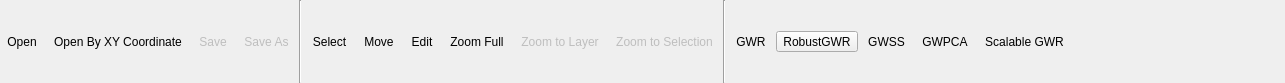
<?xml version="1.0" encoding="UTF-8"?>
<ui version="4.0">
 <class>GwmToolbar</class>
 <widget class="QWidget" name="GwmToolbar">
  <property name="geometry">
   <rect>
    <x>0</x>
    <y>0</y>
    <width>1285</width>
    <height>83</height>
   </rect>
  </property>
  <property name="windowTitle">
   <string>Form</string>
  </property>
  <layout class="QHBoxLayout" name="horizontalLayout">
   <property name="spacing">
    <number>3</number>
   </property>
   <property name="leftMargin">
    <number>0</number>
   </property>
   <property name="topMargin">
    <number>0</number>
   </property>
   <property name="rightMargin">
    <number>0</number>
   </property>
   <property name="bottomMargin">
    <number>0</number>
   </property>
   <item>
    <widget class="QToolButton" name="openLayerBtn">
     <property name="toolTip">
      <string>Open</string>
     </property>
     <property name="text">
      <string>Open</string>
     </property>
     <property name="icon">
      <iconset>
       <normalon>:/images/themes/default/mActionAddOgrLayer.svg</normalon>
      </iconset>
     </property>
     <property name="iconSize">
      <size>
       <width>24</width>
       <height>24</height>
      </size>
     </property>
     <property name="autoRaise">
      <bool>true</bool>
     </property>
    </widget>
   </item>
   <item>
    <widget class="QToolButton" name="openByXYBtn">
     <property name="toolTip">
      <string>Open By XY Coordinate</string>
     </property>
     <property name="text">
      <string>Open By XY Coordinate</string>
     </property>
     <property name="icon">
      <iconset>
       <normalon>:/images/themes/default/mActionAddDelimitedTextLayer.svg</normalon>
      </iconset>
     </property>
     <property name="iconSize">
      <size>
       <width>24</width>
       <height>24</height>
      </size>
     </property>
     <property name="autoRaise">
      <bool>true</bool>
     </property>
    </widget>
   </item>
   <item>
    <widget class="QToolButton" name="saveLayerBtn">
     <property name="enabled">
      <bool>false</bool>
     </property>
     <property name="toolTip">
      <string>Save</string>
     </property>
     <property name="text">
      <string>Save</string>
     </property>
     <property name="icon">
      <iconset>
       <normalon>:/images/themes/default/mActionFileSave.svg</normalon>
      </iconset>
     </property>
     <property name="iconSize">
      <size>
       <width>24</width>
       <height>24</height>
      </size>
     </property>
     <property name="autoRaise">
      <bool>true</bool>
     </property>
    </widget>
   </item>
   <item>
    <widget class="QToolButton" name="saveAsBtn">
     <property name="enabled">
      <bool>false</bool>
     </property>
     <property name="toolTip">
      <string>Save As</string>
     </property>
     <property name="text">
      <string>Save As</string>
     </property>
     <property name="icon">
      <iconset>
       <normalon>:/images/themes/default/mActionFileSaveAs.svg</normalon>
      </iconset>
     </property>
     <property name="iconSize">
      <size>
       <width>24</width>
       <height>24</height>
      </size>
     </property>
     <property name="autoRaise">
      <bool>true</bool>
     </property>
    </widget>
   </item>
   <item>
    <widget class="Line" name="line">
     <property name="baseSize">
      <size>
       <width>5</width>
       <height>0</height>
      </size>
     </property>
     <property name="orientation">
      <enum>Qt::Vertical</enum>
     </property>
    </widget>
   </item>
   <item>
    <widget class="QToolButton" name="selectBtn">
     <property name="toolTip">
      <string>Select</string>
     </property>
     <property name="text">
      <string>Select</string>
     </property>
     <property name="icon">
      <iconset>
       <normalon>:/images/themes/default/mActionIdentify.svg</normalon>
      </iconset>
     </property>
     <property name="iconSize">
      <size>
       <width>24</width>
       <height>24</height>
      </size>
     </property>
     <property name="autoRaise">
      <bool>true</bool>
     </property>
    </widget>
   </item>
   <item>
    <widget class="QToolButton" name="moveBtn">
     <property name="toolTip">
      <string>Move</string>
     </property>
     <property name="text">
      <string>Move</string>
     </property>
     <property name="icon">
      <iconset>
       <normalon>:/images/themes/default/mActionPan.svg</normalon>
      </iconset>
     </property>
     <property name="iconSize">
      <size>
       <width>24</width>
       <height>24</height>
      </size>
     </property>
     <property name="autoRaise">
      <bool>true</bool>
     </property>
    </widget>
   </item>
   <item>
    <widget class="QToolButton" name="editBtn">
     <property name="toolTip">
      <string>Edit</string>
     </property>
     <property name="text">
      <string>Edit</string>
     </property>
     <property name="icon">
      <iconset>
       <normalon>:/images/themes/default/mActionToggleEditing.svg</normalon>
      </iconset>
     </property>
     <property name="iconSize">
      <size>
       <width>24</width>
       <height>24</height>
      </size>
     </property>
     <property name="autoRaise">
      <bool>true</bool>
     </property>
    </widget>
   </item>
   <item>
    <widget class="QToolButton" name="zoomFullBtn">
     <property name="toolTip">
      <string>Zoom Full</string>
     </property>
     <property name="text">
      <string>Zoom Full</string>
     </property>
     <property name="icon">
      <iconset>
       <normalon>:/images/themes/default/mActionZoomFullExtent.svg</normalon>
      </iconset>
     </property>
     <property name="iconSize">
      <size>
       <width>24</width>
       <height>24</height>
      </size>
     </property>
     <property name="autoRaise">
      <bool>true</bool>
     </property>
    </widget>
   </item>
   <item>
    <widget class="QToolButton" name="zoomToLayerBtn">
     <property name="enabled">
      <bool>false</bool>
     </property>
     <property name="toolTip">
      <string>Zoom to Layer</string>
     </property>
     <property name="text">
      <string>Zoom to Layer</string>
     </property>
     <property name="icon">
      <iconset>
       <normalon>:/images/themes/default/mActionZoomToLayer.svg</normalon>
      </iconset>
     </property>
     <property name="iconSize">
      <size>
       <width>24</width>
       <height>24</height>
      </size>
     </property>
     <property name="autoRaise">
      <bool>true</bool>
     </property>
    </widget>
   </item>
   <item>
    <widget class="QToolButton" name="zoomToSelectionBtn">
     <property name="enabled">
      <bool>false</bool>
     </property>
     <property name="toolTip">
      <string>Zoom to Selection</string>
     </property>
     <property name="text">
      <string>Zoom to Selection</string>
     </property>
     <property name="icon">
      <iconset>
       <normalon>:/images/themes/default/mActionZoomToArea.svg</normalon>
      </iconset>
     </property>
     <property name="iconSize">
      <size>
       <width>24</width>
       <height>24</height>
      </size>
     </property>
     <property name="autoRaise">
      <bool>true</bool>
     </property>
    </widget>
   </item>
   <item>
    <widget class="Line" name="line_2">
     <property name="baseSize">
      <size>
       <width>5</width>
       <height>0</height>
      </size>
     </property>
     <property name="orientation">
      <enum>Qt::Vertical</enum>
     </property>
    </widget>
   </item>
   <item>
    <widget class="QToolButton" name="gwmodelGWRBtn">
     <property name="toolTip">
      <string>GWR</string>
     </property>
     <property name="text">
      <string>GWR</string>
     </property>
     <property name="iconSize">
      <size>
       <width>24</width>
       <height>24</height>
      </size>
     </property>
     <property name="autoRaise">
      <bool>true</bool>
     </property>
    </widget>
   </item>
   <item>
    <widget class="QToolButton" name="gwmodelRobustGWRBtn">
     <property name="text">
      <string>RobustGWR</string>
     </property>
    </widget>
   </item>
   <item>
    <widget class="QToolButton" name="gwmodelGWSSBtn">
     <property name="toolTip">
      <string>GWSS</string>
     </property>
     <property name="text">
      <string>GWSS</string>
     </property>
     <property name="iconSize">
      <size>
       <width>24</width>
       <height>24</height>
      </size>
     </property>
     <property name="autoRaise">
      <bool>true</bool>
     </property>
    </widget>
   </item>
   <item>
    <widget class="QToolButton" name="gwmodelGWPCABtn">
     <property name="toolTip">
      <string>GWPCA</string>
     </property>
     <property name="text">
      <string>GWPCA</string>
     </property>
     <property name="iconSize">
      <size>
       <width>24</width>
       <height>24</height>
      </size>
     </property>
     <property name="autoRaise">
      <bool>true</bool>
     </property>
    </widget>
   </item>
   <item>
    <widget class="QToolButton" name="gwmScalableGWRBtn">
     <property name="text">
      <string>Scalable GWR</string>
     </property>
     <property name="autoRaise">
      <bool>true</bool>
     </property>
    </widget>
   </item>
   <item>
    <spacer name="horizontalSpacer">
     <property name="orientation">
      <enum>Qt::Horizontal</enum>
     </property>
     <property name="sizeHint" stdset="0">
      <size>
       <width>40</width>
       <height>20</height>
      </size>
     </property>
    </spacer>
   </item>
  </layout>
 </widget>
 <resources/>
 <connections/>
</ui>
